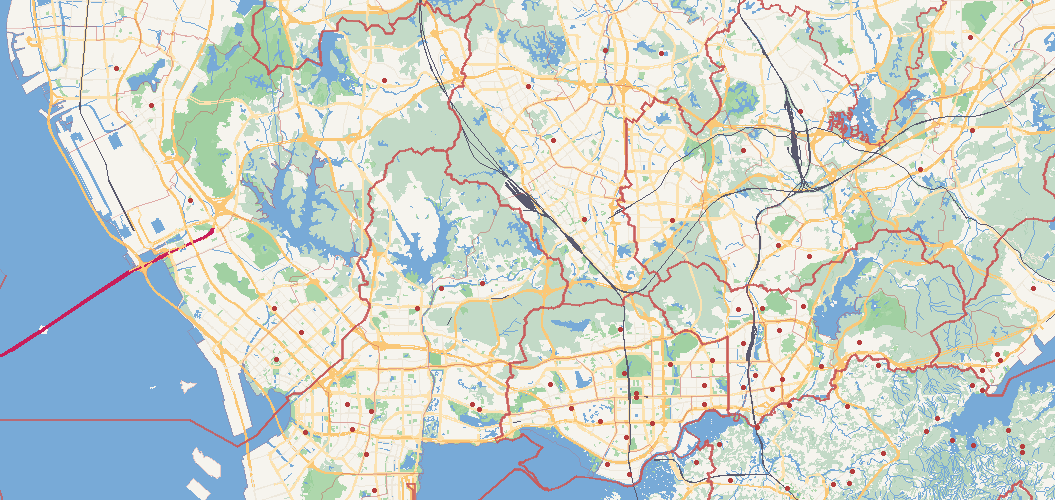

Python code for this plot:
#!/usr/bin/env python3
# -*- coding: utf-8 -*-
"""把 js/geo_sz.js 渲染成预览图，用于检查地理数据是否正确。"""
import json, os, re, sys
from PIL import Image, ImageDraw

HERE = os.path.dirname(os.path.abspath(__file__))
SRC = os.path.abspath(os.path.join(HERE, '..', 'js', 'geo_sz.js'))
OUT = '/tmp/sz_preview.png'
S = 5          # 每格像素
W, H = 211, 100


def dec(s):
    out = []
    i = 0
    x = y = 0
    n = len(s)
    while i < n:
        r = 0
        sh = 0
        while True:
            b = ord(s[i]) - 63
            i += 1
            r |= (b & 31) << sh
            sh += 5
            if b < 32:
                break
        x += ~(r >> 1) if (r & 1) else (r >> 1)
        r = 0
        sh = 0
        while True:
            b = ord(s[i]) - 63
            i += 1
            r |= (b & 31) << sh
            sh += 5
            if b < 32:
                break
        y += ~(r >> 1) if (r & 1) else (r >> 1)
        out.append((x / 64.0 * S, y / 64.0 * S))
    return out


def main():
    G = json.load(open('/tmp/geo_sz.json', encoding='utf-8'))

    img = Image.new('RGB', (W * S, H * S), (246, 244, 238))
    dr = ImageDraw.Draw(img, 'RGBA')

    # 林地 / 公园
    for key, col in (('woods', (170, 205, 180, 170)), ('parks', (150, 205, 150, 190))):
        for row in G[key]:
            polys = []
            cur = None
            for r in row[1:]:
                pts = dec(r[1:])
                if r[0] == 'o':
                    cur = [pts]
                    polys.append(cur)
                elif cur is not None:
                    cur.append(pts)
            for rings in polys:
                dr.polygon(rings[0], fill=col)
    # 水面
    for row in G['water']:
        if isinstance(row[1], (int, float)):
            continue
        polys = []
        cur = None
        for r in row[1:]:
            pts = dec(r[1:])
            if r[0] == 'o':
                cur = [pts]
                polys.append(cur)
            elif cur is not None:
                cur.append(pts)
        for rings in polys:
            dr.polygon(rings[0], fill=(120, 170, 215))
            for h in rings[1:]:
                dr.polygon(h, fill=(246, 244, 238))
    # 河道
    for row in G['water']:
        if not isinstance(row[1], (int, float)):
            continue
        pts = dec(row[2])
        if len(pts) >= 2:
            dr.line(pts, fill=(120, 170, 215), width=max(1, int(row[1] * S)))
    # 道路（深中通道单独标红，便于核对）
    for row in G['roads']:
        cls = row[1]
        nm = G['names'][row[0]]
        if nm == '深中通道':
            dr.line(dec(row[3]), fill=(200, 30, 90), width=3)
            continue
        col = {4: (250, 200, 120), 3: (252, 226, 176), 2: (238, 232, 220)}.get(cls, (238, 232, 220))
        w = {4: 2, 3: 2, 2: 1}.get(cls, 1)
        dr.line(dec(row[3]), fill=col, width=w)
    # 铁路
    for row in G['rail']:
        dr.line(dec(row[2]), fill=(90, 90, 110), width=1)
    # 行政区界
    for row in G['admin']:
        lvl = row[0]
        col = (200, 90, 90, 200) if lvl == 6 else (200, 90, 90, 70)
        for r in row[2:]:
            if r[0] == 'o':
                dr.line(dec(r[1:]), fill=col, width=2 if lvl == 6 else 1)
    # 地名（只画 rank<=2）
    for p in G['places']:
        if p[3] <= 2:
            dr.ellipse([p[1] * S - 2, p[2] * S - 2, p[1] * S + 2, p[2] * S + 2], fill=(180, 60, 60))

    img.save(OUT)
    print('已保存', OUT, img.size)


if __name__ == '__main__':
    main()
